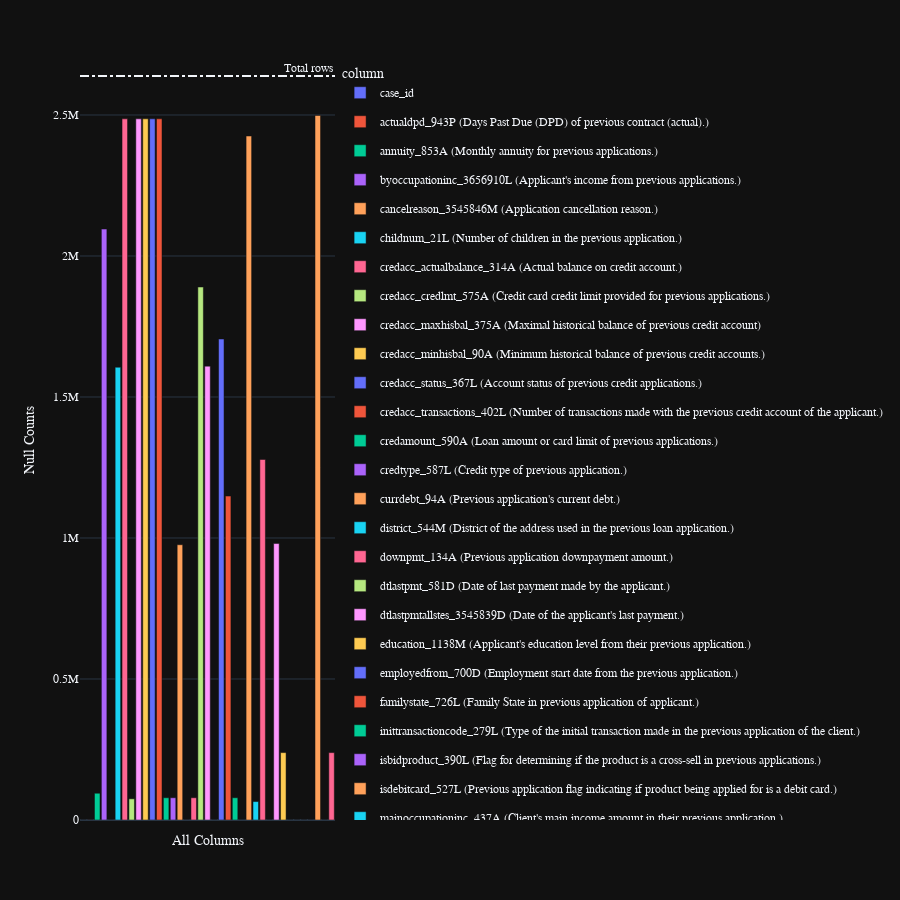

The code cell stored with this chart in its notebook:
### Code cell
display(train_applprev_2.fetch().head())
train_applprev_2.pipe(plot_nulls)

### Figure 1 — Plotly figure (JSON) as saved in the notebook; plotly's stock layout.template omitted (floating-point values rounded to 4 significant figures)
{"data": [{"alignmentgroup": "True", "customdata": [[0]], "hovertemplate": "<b>%{hovertext}</b><br><br>column=%{x}<br>column_0=%{y}<br>percent=%{customdata[0]}<extra></extra>", "hovertext": ["case_id"], "legendgroup": "case_id", "marker": {"color": "#636efa", "pattern": {"shape": ""}}, "name": "case_id", "offsetgroup": "case_id", "orientation": "v", "showlegend": true, "textposition": "auto", "type": "bar", "x": ["case_id"], "xaxis": "x", "y": [0], "yaxis": "y"}, {"alignmentgroup": "True", "customdata": [[0]], "hovertemplate": "<b>%{hovertext}</b><br><br>column=%{x}<br>column_0=%{y}<br>percent=%{customdata[0]}<extra></extra>", "hovertext": ["actualdpd_943P\n(Days Past Due (DPD) of previous contract (actual).)"], "legendgroup": "actualdpd_943P\n(Days Past Due (DPD) of previous contract (actual).)", "marker": {"color": "#EF553B", "pattern": {"shape": ""}}, "name": "actualdpd_943P\n(Days Past Due (DPD) of previous contract (actual).)", "offsetgroup": "actualdpd_943P\n(Days Past Due (DPD) of previous contract (actual).)", "orientation": "v", "showlegend": true, "textposition": "auto", "type": "bar", "x": ["actualdpd_943P\n(Days Past Due (DPD) of previous contract (actual).)"], "xaxis": "x", "y": [266], "yaxis": "y"}, {"alignmentgroup": "True", "customdata": [[0.04]], "hovertemplate": "<b>%{hovertext}</b><br><br>column=%{x}<br>column_0=%{y}<br>percent=%{customdata[0]}<extra></extra>", "hovertext": ["annuity_853A\n(Monthly annuity for previous applications.)"], "legendgroup": "annuity_853A\n(Monthly annuity for previous applications.)", "marker": {"color": "#00cc96", "pattern": {"shape": ""}}, "name": "annuity_853A\n(Monthly annuity for previous applications.)", "offsetgroup": "annuity_853A\n(Monthly annuity for previous applications.)", "orientation": "v", "showlegend": true, "textposition": "auto", "type": "bar", "x": ["annuity_853A\n(Monthly annuity for previous applications.)"], "xaxis": "x", "y": [94885], "yaxis": "y"}, {"alignmentgroup": "True", "customdata": [[0.79]], "hovertemplate": "<b>%{hovertext}</b><br><br>column=%{x}<br>column_0=%{y}<br>percent=%{customdata[0]}<extra></extra>", "hovertext": ["byoccupationinc_3656910L\n(Applicant's income from previous applications.)"], "legendgroup": "byoccupationinc_3656910L\n(Applicant's income from previous applications.)", "marker": {"color": "#ab63fa", "pattern": {"shape": ""}}, "name": "byoccupationinc_3656910L\n(Applicant's income from previous applications.)", "offsetgroup": "byoccupationinc_3656910L\n(Applicant's income from previous applications.)", "orientation": "v", "showlegend": true, "textposition": "auto", "type": "bar", "x": ["byoccupationinc_3656910L\n(Applicant's income from previous applications.)"], "xaxis": "x", "y": [2095507], "yaxis": "y"}, {"alignmentgroup": "True", "customdata": [[0]], "hovertemplate": "<b>%{hovertext}</b><br><br>column=%{x}<br>column_0=%{y}<br>percent=%{customdata[0]}<extra></extra>", "hovertext": ["cancelreason_3545846M\n(Application cancellation reason.)"], "legendgroup": "cancelreason_3545846M\n(Application cancellation reason.)", "marker": {"color": "#FFA15A", "pattern": {"shape": ""}}, "name": "cancelreason_3545846M\n(Application cancellation reason.)", "offsetgroup": "cancelreason_3545846M\n(Application cancellation reason.)", "orientation": "v", "showlegend": true, "textposition": "auto", "type": "bar", "x": ["cancelreason_3545846M\n(Application cancellation reason.)"], "xaxis": "x", "y": [0], "yaxis": "y"}, {"alignmentgroup": "True", "customdata": [[0.61]], "hovertemplate": "<b>%{hovertext}</b><br><br>column=%{x}<br>column_0=%{y}<br>percent=%{customdata[0]}<extra></extra>", "hovertext": ["childnum_21L\n(Number of children in the previous application.)"], "legendgroup": "childnum_21L\n(Number of children in the previous application.)", "marker": {"color": "#19d3f3", "pattern": {"shape": ""}}, "name": "childnum_21L\n(Number of children in the previous application.)", "offsetgroup": "childnum_21L\n(Number of children in the previous application.)", "orientation": "v", "showlegend": true, "textposition": "auto", "type": "bar", "x": ["childnum_21L\n(Number of children in the previous application.)"], "xaxis": "x", "y": [1605531], "yaxis": "y"}, {"alignmentgroup": "True", "customdata": [[0.94]], "hovertemplate": "<b>%{hovertext}</b><br><br>column=%{x}<br>column_0=%{y}<br>percent=%{customdata[0]}<extra></extra>", "hovertext": ["credacc_actualbalance_314A\n(Actual balance on credit account.)"], "legendgroup": "credacc_actualbalance_314A\n(Actual balance on credit account.)", "marker": {"color": "#FF6692", "pattern": {"shape": ""}}, "name": "credacc_actualbalance_314A\n(Actual balance on credit account.)", "offsetgroup": "credacc_actualbalance_314A\n(Actual balance on credit account.)", "orientation": "v", "showlegend": true, "textposition": "auto", "type": "bar", "x": ["credacc_actualbalance_314A\n(Actual balance on credit account.)"], "xaxis": "x", "y": [2486439], "yaxis": "y"}, {"alignmentgroup": "True", "customdata": [[0.03]], "hovertemplate": "<b>%{hovertext}</b><br><br>column=%{x}<br>column_0=%{y}<br>percent=%{customdata[0]}<extra></extra>", "hovertext": ["credacc_credlmt_575A\n(Credit card credit limit provided for previous applications.)"], "legendgroup": "credacc_credlmt_575A\n(Credit card credit limit provided for previous applications.)", "marker": {"color": "#B6E880", "pattern": {"shape": ""}}, "name": "credacc_credlmt_575A\n(Credit card credit limit provided for previous applications.)", "offsetgroup": "credacc_credlmt_575A\n(Credit card credit limit provided for previous applications.)", "orientation": "v", "showlegend": true, "textposition": "auto", "type": "bar", "x": ["credacc_credlmt_575A\n(Credit card credit limit provided for previous applications.)"], "xaxis": "x", "y": [75062], "yaxis": "y"}, {"alignmentgroup": "True", "customdata": [[0.94]], "hovertemplate": "<b>%{hovertext}</b><br><br>column=%{x}<br>column_0=%{y}<br>percent=%{customdata[0]}<extra></extra>", "hovertext": ["credacc_maxhisbal_375A\n(Maximal historical balance of previous credit account)"], "legendgroup": "credacc_maxhisbal_375A\n(Maximal historical balance of previous credit account)", "marker": {"color": "#FF97FF", "pattern": {"shape": ""}}, "name": "credacc_maxhisbal_375A\n(Maximal historical balance of previous credit account)", "offsetgroup": "credacc_maxhisbal_375A\n(Maximal historical balance of previous credit account)", "orientation": "v", "showlegend": true, "textposition": "auto", "type": "bar", "x": ["credacc_maxhisbal_375A\n(Maximal historical balance of previous credit account)"], "xaxis": "x", "y": [2486439], "yaxis": "y"}, {"alignmentgroup": "True", "customdata": [[0.94]], "hovertemplate": "<b>%{hovertext}</b><br><br>column=%{x}<br>column_0=%{y}<br>percent=%{customdata[0]}<extra></extra>", "hovertext": ["credacc_minhisbal_90A\n(Minimum historical balance of previous credit accounts.)"], "legendgroup": "credacc_minhisbal_90A\n(Minimum historical balance of previous credit accounts.)", "marker": {"color": "#FECB52", "pattern": {"shape": ""}}, "name": "credacc_minhisbal_90A\n(Minimum historical balance of previous credit accounts.)", "offsetgroup": "credacc_minhisbal_90A\n(Minimum historical balance of previous credit accounts.)", "orientation": "v", "showlegend": true, "textposition": "auto", "type": "bar", "x": ["credacc_minhisbal_90A\n(Minimum historical balance of previous credit accounts.)"], "xaxis": "x", "y": [2486439], "yaxis": "y"}, {"alignmentgroup": "True", "customdata": [[0.94]], "hovertemplate": "<b>%{hovertext}</b><br><br>column=%{x}<br>column_0=%{y}<br>percent=%{customdata[0]}<extra></extra>", "hovertext": ["credacc_status_367L\n(Account status of previous credit applications.)"], "legendgroup": "credacc_status_367L\n(Account status of previous credit applications.)", "marker": {"color": "#636efa", "pattern": {"shape": ""}}, "name": "credacc_status_367L\n(Account status of previous credit applications.)", "offsetgroup": "credacc_status_367L\n(Account status of previous credit applications.)", "orientation": "v", "showlegend": true, "textposition": "auto", "type": "bar", "x": ["credacc_status_367L\n(Account status of previous credit applications.)"], "xaxis": "x", "y": [2486439], "yaxis": "y"}, {"alignmentgroup": "True", "customdata": [[0.94]], "hovertemplate": "<b>%{hovertext}</b><br><br>column=%{x}<br>column_0=%{y}<br>percent=%{customdata[0]}<extra></extra>", "hovertext": ["credacc_transactions_402L\n(Number of transactions made with the previous credit account of the applicant.)"], "legendgroup": "credacc_transactions_402L\n(Number of transactions made with the previous credit account of the applicant.)", "marker": {"color": "#EF553B", "pattern": {"shape": ""}}, "name": "credacc_transactions_402L\n(Number of transactions made with the previous credit account of the applicant.)", "offsetgroup": "credacc_transactions_402L\n(Number of transactions made with the previous credit account of the applicant.)", "orientation": "v", "showlegend": true, "textposition": "auto", "type": "bar", "x": ["credacc_transactions_402L\n(Number of transactions made with the previous credit account of the applicant.)"], "xaxis": "x", "y": [2486439], "yaxis": "y"}, {"alignmentgroup": "True", "customdata": [[0.03]], "hovertemplate": "<b>%{hovertext}</b><br><br>column=%{x}<br>column_0=%{y}<br>percent=%{customdata[0]}<extra></extra>", "hovertext": ["credamount_590A\n(Loan amount or card limit of previous applications.)"], "legendgroup": "credamount_590A\n(Loan amount or card limit of previous applications.)", "marker": {"color": "#00cc96", "pattern": {"shape": ""}}, "name": "credamount_590A\n(Loan amount or card limit of previous applications.)", "offsetgroup": "credamount_590A\n(Loan amount or card limit of previous applications.)", "orientation": "v", "showlegend": true, "textposition": "auto", "type": "bar", "x": ["credamount_590A\n(Loan amount or card limit of previous applications.)"], "xaxis": "x", "y": [78869], "yaxis": "y"}, {"alignmentgroup": "True", "customdata": [[0.03]], "hovertemplate": "<b>%{hovertext}</b><br><br>column=%{x}<br>column_0=%{y}<br>percent=%{customdata[0]}<extra></extra>", "hovertext": ["credtype_587L\n(Credit type of previous application.)"], "legendgroup": "credtype_587L\n(Credit type of previous application.)", "marker": {"color": "#ab63fa", "pattern": {"shape": ""}}, "name": "credtype_587L\n(Credit type of previous application.)", "offsetgroup": "credtype_587L\n(Credit type of previous application.)", "orientation": "v", "showlegend": true, "textposition": "auto", "type": "bar", "x": ["credtype_587L\n(Credit type of previous application.)"], "xaxis": "x", "y": [78869], "yaxis": "y"}, {"alignmentgroup": "True", "customdata": [[0.37]], "hovertemplate": "<b>%{hovertext}</b><br><br>column=%{x}<br>column_0=%{y}<br>percent=%{customdata[0]}<extra></extra>", "hovertext": ["currdebt_94A\n(Previous application's current debt.)"], "legendgroup": "currdebt_94A\n(Previous application's current debt.)", "marker": {"color": "#FFA15A", "pattern": {"shape": ""}}, "name": "currdebt_94A\n(Previous application's current debt.)", "offsetgroup": "currdebt_94A\n(Previous application's current debt.)", "orientation": "v", "showlegend": true, "textposition": "auto", "type": "bar", "x": ["currdebt_94A\n(Previous application's current debt.)"], "xaxis": "x", "y": [976135], "yaxis": "y"}, {"alignmentgroup": "True", "customdata": [[0]], "hovertemplate": "<b>%{hovertext}</b><br><br>column=%{x}<br>column_0=%{y}<br>percent=%{customdata[0]}<extra></extra>", "hovertext": ["district_544M\n(District of the address used in the previous loan application.)"], "legendgroup": "district_544M\n(District of the address used in the previous loan application.)", "marker": {"color": "#19d3f3", "pattern": {"shape": ""}}, "name": "district_544M\n(District of the address used in the previous loan application.)", "offsetgroup": "district_544M\n(District of the address used in the previous loan application.)", "orientation": "v", "showlegend": true, "textposition": "auto", "type": "bar", "x": ["district_544M\n(District of the address used in the previous loan application.)"], "xaxis": "x", "y": [0], "yaxis": "y"}, {"alignmentgroup": "True", "customdata": [[0.03]], "hovertemplate": "<b>%{hovertext}</b><br><br>column=%{x}<br>column_0=%{y}<br>percent=%{customdata[0]}<extra></extra>", "hovertext": ["downpmt_134A\n(Previous application downpayment amount.)"], "legendgroup": "downpmt_134A\n(Previous application downpayment amount.)", "marker": {"color": "#FF6692", "pattern": {"shape": ""}}, "name": "downpmt_134A\n(Previous application downpayment amount.)", "offsetgroup": "downpmt_134A\n(Previous application downpayment amount.)", "orientation": "v", "showlegend": true, "textposition": "auto", "type": "bar", "x": ["downpmt_134A\n(Previous application downpayment amount.)"], "xaxis": "x", "y": [78869], "yaxis": "y"}, {"alignmentgroup": "True", "customdata": [[0.72]], "hovertemplate": "<b>%{hovertext}</b><br><br>column=%{x}<br>column_0=%{y}<br>percent=%{customdata[0]}<extra></extra>", "hovertext": ["dtlastpmt_581D\n(Date of last payment made by the applicant.)"], "legendgroup": "dtlastpmt_581D\n(Date of last payment made by the applicant.)", "marker": {"color": "#B6E880", "pattern": {"shape": ""}}, "name": "dtlastpmt_581D\n(Date of last payment made by the applicant.)", "offsetgroup": "dtlastpmt_581D\n(Date of last payment made by the applicant.)", "orientation": "v", "showlegend": true, "textposition": "auto", "type": "bar", "x": ["dtlastpmt_581D\n(Date of last payment made by the applicant.)"], "xaxis": "x", "y": [1890009], "yaxis": "y"}, {"alignmentgroup": "True", "customdata": [[0.61]], "hovertemplate": "<b>%{hovertext}</b><br><br>column=%{x}<br>column_0=%{y}<br>percent=%{customdata[0]}<extra></extra>", "hovertext": ["dtlastpmtallstes_3545839D\n(Date of the applicant's last payment.)"], "legendgroup": "dtlastpmtallstes_3545839D\n(Date of the applicant's last payment.)", "marker": {"color": "#FF97FF", "pattern": {"shape": ""}}, "name": "dtlastpmtallstes_3545839D\n(Date of the applicant's last payment.)", "offsetgroup": "dtlastpmtallstes_3545839D\n(Date of the applicant's last payment.)", "orientation": "v", "showlegend": true, "textposition": "auto", "type": "bar", "x": ["dtlastpmtallstes_3545839D\n(Date of the applicant's last payment.)"], "xaxis": "x", "y": [1609466], "yaxis": "y"}, {"alignmentgroup": "True", "customdata": [[0]], "hovertemplate": "<b>%{hovertext}</b><br><br>column=%{x}<br>column_0=%{y}<br>percent=%{customdata[0]}<extra></extra>", "hovertext": ["education_1138M\n(Applicant's education level from their previous application.)"], "legendgroup": "education_1138M\n(Applicant's education level from their previous application.)", "marker": {"color": "#FECB52", "pattern": {"shape": ""}}, "name": "education_1138M\n(Applicant's education level from their previous application.)", "offsetgroup": "education_1138M\n(Applicant's education level from their previous application.)", "orientation": "v", "showlegend": true, "textposition": "auto", "type": "bar", "x": ["education_1138M\n(Applicant's education level from their previous application.)"], "xaxis": "x", "y": [0], "yaxis": "y"}, {"alignmentgroup": "True", "customdata": [[0.65]], "hovertemplate": "<b>%{hovertext}</b><br><br>column=%{x}<br>column_0=%{y}<br>percent=%{customdata[0]}<extra></extra>", "hovertext": ["employedfrom_700D\n(Employment start date from the previous application.)"], "legendgroup": "employedfrom_700D\n(Employment start date from the previous application.)", "marker": {"color": "#636efa", "pattern": {"shape": ""}}, "name": "employedfrom_700D\n(Employment start date from the previous application.)", "offsetgroup": "employedfrom_700D\n(Employment start date from the previous application.)", "orientation": "v", "showlegend": true, "textposition": "auto", "type": "bar", "x": ["employedfrom_700D\n(Employment start date from the previous application.)"], "xaxis": "x", "y": [1705609], "yaxis": "y"}, {"alignmentgroup": "True", "customdata": [[0.44]], "hovertemplate": "<b>%{hovertext}</b><br><br>column=%{x}<br>column_0=%{y}<br>percent=%{customdata[0]}<extra></extra>", "hovertext": ["familystate_726L\n(Family State in previous application of applicant.)"], "legendgroup": "familystate_726L\n(Family State in previous application of applicant.)", "marker": {"color": "#EF553B", "pattern": {"shape": ""}}, "name": "familystate_726L\n(Family State in previous application of applicant.)", "offsetgroup": "familystate_726L\n(Family State in previous application of applicant.)", "orientation": "v", "showlegend": true, "textposition": "auto", "type": "bar", "x": ["familystate_726L\n(Family State in previous application of applicant.)"], "xaxis": "x", "y": [1148691], "yaxis": "y"}, {"alignmentgroup": "True", "customdata": [[0.03]], "hovertemplate": "<b>%{hovertext}</b><br><br>column=%{x}<br>column_0=%{y}<br>percent=%{customdata[0]}<extra></extra>", "hovertext": ["inittransactioncode_279L\n(Type of the initial transaction made in the previous application of the client.)"], "legendgroup": "inittransactioncode_279L\n(Type of the initial transaction made in the previous application of the client.)", "marker": {"color": "#00cc96", "pattern": {"shape": ""}}, "name": "inittransactioncode_279L\n(Type of the initial transaction made in the previous application of the client.)", "offsetgroup": "inittransactioncode_279L\n(Type of the initial transaction made in the previous application of the client.)", "orientation": "v", "showlegend": true, "textposition": "auto", "type": "bar", "x": ["inittransactioncode_279L\n(Type of the initial transaction made in the previous application of the client.)"], "xaxis": "x", "y": [78869], "yaxis": "y"}, {"alignmentgroup": "True", "customdata": [[0]], "hovertemplate": "<b>%{hovertext}</b><br><br>column=%{x}<br>column_0=%{y}<br>percent=%{customdata[0]}<extra></extra>", "hovertext": ["isbidproduct_390L\n(Flag for determining if the product is a cross-sell in previous applications.)"], "legendgroup": "isbidproduct_390L\n(Flag for determining if the product is a cross-sell in previous applications.)", "marker": {"color": "#ab63fa", "pattern": {"shape": ""}}, "name": "isbidproduct_390L\n(Flag for determining if the product is a cross-sell in previous applications.)", "offsetgroup": "isbidproduct_390L\n(Flag for determining if the product is a cross-sell in previous applications.)", "orientation": "v", "showlegend": true, "textposition": "auto", "type": "bar", "x": ["isbidproduct_390L\n(Flag for determining if the product is a cross-sell in previous applications.)"], "xaxis": "x", "y": [31], "yaxis": "y"}, {"alignmentgroup": "True", "customdata": [[0.92]], "hovertemplate": "<b>%{hovertext}</b><br><br>column=%{x}<br>column_0=%{y}<br>percent=%{customdata[0]}<extra></extra>", "hovertext": ["isdebitcard_527L\n(Previous application flag indicating if product being applied for is a debit card.)"], "legendgroup": "isdebitcard_527L\n(Previous application flag indicating if product being applied for is a debit card.)", "marker": {"color": "#FFA15A", "pattern": {"shape": ""}}, "name": "isdebitcard_527L\n(Previous application flag indicating if product being applied for is a debit card.)", "offsetgroup": "isdebitcard_527L\n(Previous application flag indicating if product being applied for is a debit card.)", "orientation": "v", "showlegend": true, "textposition": "auto", "type": "bar", "x": ["isdebitcard_527L\n(Previous application flag indicating if product being applied for is a debit card.)"], "xaxis": "x", "y": [2425416], "yaxis": "y"}, {"alignmentgroup": "True", "customdata": [[0.02]], "hovertemplate": "<b>%{hovertext}</b><br><br>column=%{x}<br>column_0=%{y}<br>percent=%{customdata[0]}<extra></extra>", "hovertext": ["mainoccupationinc_437A\n(Client's main income amount in their previous application.)"], "legendgroup": "mainoccupationinc_437A\n(Client's main income amount in their previous application.)", "marker": {"color": "#19d3f3", "pattern": {"shape": ""}}, "name": "mainoccupationinc_437A\n(Client's main income amount in their previous application.)", "offsetgroup": "mainoccupationinc_437A\n(Client's main income amount in their previous application.)", "orientation": "v", "showlegend": true, "textposition": "auto", "type": "bar", "x": ["mainoccupationinc_437A\n(Client's main income amount in their previous application.)"], "xaxis": "x", "y": [65371], "yaxis": "y"}, {"alignmentgroup": "True", "customdata": [[0.48]], "hovertemplate": "<b>%{hovertext}</b><br><br>column=%{x}<br>column_0=%{y}<br>percent=%{customdata[0]}<extra></extra>", "hovertext": ["maxdpdtolerance_577P\n(Maximum DPD with tolerance (on previous application/s).)"], "legendgroup": "maxdpdtolerance_577P\n(Maximum DPD with tolerance (on previous application/s).)", "marker": {"color": "#FF6692", "pattern": {"shape": ""}}, "name": "maxdpdtolerance_577P\n(Maximum DPD with tolerance (on previous application/s).)", "offsetgroup": "maxdpdtolerance_577P\n(Maximum DPD with tolerance (on previous application/s).)", "orientation": "v", "showlegend": true, "textposition": "auto", "type": "bar", "x": ["maxdpdtolerance_577P\n(Maximum DPD with tolerance (on previous application/s).)"], "xaxis": "x", "y": [1278326], "yaxis": "y"}, {"alignmentgroup": "True", "customdata": [[0]], "hovertemplate": "<b>%{hovertext}</b><br><br>column=%{x}<br>column_0=%{y}<br>percent=%{customdata[0]}<extra></extra>", "hovertext": ["num_group1"], "legendgroup": "num_group1", "marker": {"color": "#B6E880", "pattern": {"shape": ""}}, "name": "num_group1", "offsetgroup": "num_group1", "orientation": "v", "showlegend": true, "textposition": "auto", "type": "bar", "x": ["num_group1"], "xaxis": "x", "y": [0], "yaxis": "y"}, {"alignmentgroup": "True", "customdata": [[0.37]], "hovertemplate": "<b>%{hovertext}</b><br><br>column=%{x}<br>column_0=%{y}<br>percent=%{customdata[0]}<extra></extra>", "hovertext": ["outstandingdebt_522A\n(Amount of outstanding debt on the client's previous application.)"], "legendgroup": "outstandingdebt_522A\n(Amount of outstanding debt on the client's previous application.)", "marker": {"color": "#FF97FF", "pattern": {"shape": ""}}, "name": "outstandingdebt_522A\n(Amount of outstanding debt on the client's previous application.)", "offsetgroup": "outstandingdebt_522A\n(Amount of outstanding debt on the client's previous application.)", "orientation": "v", "showlegend": true, "textposition": "auto", "type": "bar", "x": ["outstandingdebt_522A\n(Amount of outstanding debt on the client's previous application.)"], "xaxis": "x", "y": [980346], "yaxis": "y"}, {"alignmentgroup": "True", "customdata": [[0.09]], "hovertemplate": "<b>%{hovertext}</b><br><br>column=%{x}<br>column_0=%{y}<br>percent=%{customdata[0]}<extra></extra>", "hovertext": ["pmtnum_8L\n(Number of payments made for the previous application.)"], "legendgroup": "pmtnum_8L\n(Number of payments made for the previous application.)", "marker": {"color": "#FECB52", "pattern": {"shape": ""}}, "name": "pmtnum_8L\n(Number of payments made for the previous application.)", "offsetgroup": "pmtnum_8L\n(Number of payments made for the previous application.)", "orientation": "v", "showlegend": true, "textposition": "auto", "type": "bar", "x": ["pmtnum_8L\n(Number of payments made for the previous application.)"], "xaxis": "x", "y": [238987], "yaxis": "y"}, {"alignmentgroup": "True", "customdata": [[0]], "hovertemplate": "<b>%{hovertext}</b><br><br>column=%{x}<br>column_0=%{y}<br>percent=%{customdata[0]}<extra></extra>", "hovertext": ["postype_4733339M\n(Type of point of sale.)"], "legendgroup": "postype_4733339M\n(Type of point of sale.)", "marker": {"color": "#636efa", "pattern": {"shape": ""}}, "name": "postype_4733339M\n(Type of point of sale.)", "offsetgroup": "postype_4733339M\n(Type of point of sale.)", "orientation": "v", "showlegend": true, "textposition": "auto", "type": "bar", "x": ["postype_4733339M\n(Type of point of sale.)"], "xaxis": "x", "y": [0], "yaxis": "y"}, {"alignmentgroup": "True", "customdata": [[0]], "hovertemplate": "<b>%{hovertext}</b><br><br>column=%{x}<br>column_0=%{y}<br>percent=%{customdata[0]}<extra></extra>", "hovertext": ["profession_152M\n(Profession of the client during their previous loan application.)"], "legendgroup": "profession_152M\n(Profession of the client during their previous loan application.)", "marker": {"color": "#EF553B", "pattern": {"shape": ""}}, "name": "profession_152M\n(Profession of the client during their previous loan application.)", "offsetgroup": "profession_152M\n(Profession of the client during their previous loan application.)", "orientation": "v", "showlegend": true, "textposition": "auto", "type": "bar", "x": ["profession_152M\n(Profession of the client during their previous loan application.)"], "xaxis": "x", "y": [0], "yaxis": "y"}, {"alignmentgroup": "True", "customdata": [[0]], "hovertemplate": "<b>%{hovertext}</b><br><br>column=%{x}<br>column_0=%{y}<br>percent=%{customdata[0]}<extra></extra>", "hovertext": ["rejectreason_755M\n(Reason for previous application rejection.)"], "legendgroup": "rejectreason_755M\n(Reason for previous application rejection.)", "marker": {"color": "#00cc96", "pattern": {"shape": ""}}, "name": "rejectreason_755M\n(Reason for previous application rejection.)", "offsetgroup": "rejectreason_755M\n(Reason for previous application rejection.)", "orientation": "v", "showlegend": true, "textposition": "auto", "type": "bar", "x": ["rejectreason_755M\n(Reason for previous application rejection.)"], "xaxis": "x", "y": [0], "yaxis": "y"}, {"alignmentgroup": "True", "customdata": [[0]], "hovertemplate": "<b>%{hovertext}</b><br><br>column=%{x}<br>column_0=%{y}<br>percent=%{customdata[0]}<extra></extra>", "hovertext": ["rejectreasonclient_4145042M\n(Reason for rejection of the client's previous application.)"], "legendgroup": "rejectreasonclient_4145042M\n(Reason for rejection of the client's previous application.)", "marker": {"color": "#ab63fa", "pattern": {"shape": ""}}, "name": "rejectreasonclient_4145042M\n(Reason for rejection of the client's previous application.)", "offsetgroup": "rejectreasonclient_4145042M\n(Reason for rejection of the client's previous application.)", "orientation": "v", "showlegend": true, "textposition": "auto", "type": "bar", "x": ["rejectreasonclient_4145042M\n(Reason for rejection of the client's previous application.)"], "xaxis": "x", "y": [0], "yaxis": "y"}, {"alignmentgroup": "True", "customdata": [[0.95]], "hovertemplate": "<b>%{hovertext}</b><br><br>column=%{x}<br>column_0=%{y}<br>percent=%{customdata[0]}<extra></extra>", "hovertext": ["revolvingaccount_394A\n(Revolving account that was present in the applicant's previous application.)"], "legendgroup": "revolvingaccount_394A\n(Revolving account that was present in the applicant's previous application.)", "marker": {"color": "#FFA15A", "pattern": {"shape": ""}}, "name": "revolvingaccount_394A\n(Revolving account that was present in the applicant's previous application.)", "offsetgroup": "revolvingaccount_394A\n(Revolving account that was present in the applicant's previous application.)", "orientation": "v", "showlegend": true, "textposition": "auto", "type": "bar", "x": ["revolvingaccount_394A\n(Revolving account that was present in the applicant's previous application.)"], "xaxis": "x", "y": [2498196], "yaxis": "y"}, {"alignmentgroup": "True", "customdata": [[0]], "hovertemplate": "<b>%{hovertext}</b><br><br>column=%{x}<br>column_0=%{y}<br>percent=%{customdata[0]}<extra></extra>", "hovertext": ["status_219L\n(Previous application status.)"], "legendgroup": "status_219L\n(Previous application status.)", "marker": {"color": "#19d3f3", "pattern": {"shape": ""}}, "name": "status_219L\n(Previous application status.)", "offsetgroup": "status_219L\n(Previous application status.)", "orientation": "v", "showlegend": true, "textposition": "auto", "type": "bar", "x": ["status_219L\n(Previous application status.)"], "xaxis": "x", "y": [31], "yaxis": "y"}, {"alignmentgroup": "True", "customdata": [[0.09]], "hovertemplate": "<b>%{hovertext}</b><br><br>column=%{x}<br>column_0=%{y}<br>percent=%{customdata[0]}<extra></extra>", "hovertext": ["tenor_203L\n(Number of instalments in the previous application.)"], "legendgroup": "tenor_203L\n(Number of instalments in the previous application.)", "marker": {"color": "#FF6692", "pattern": {"shape": ""}}, "name": "tenor_203L\n(Number of instalments in the previous application.)", "offsetgroup": "tenor_203L\n(Number of instalments in the previous application.)", "orientation": "v", "showlegend": true, "textposition": "auto", "type": "bar", "x": ["tenor_203L\n(Number of instalments in the previous application.)"], "xaxis": "x", "y": [238987], "yaxis": "y"}], "layout": {"annotations": [{"showarrow": false, "text": "Total rows", "x": 1, "xanchor": "right", "xref": "x domain", "y": 2638295, "yanchor": "bottom", "yref": "y"}], "barmode": "relative", "height": 900, "legend": {"title": {"text": "column"}, "tracegroupgap": 10}, "margin": {"t": 60}, "shapes": [{"line": {"dash": "dashdot"}, "type": "line", "x0": 0, "x1": 1, "xref": "x domain", "y0": 2638295, "y1": 2638295, "yref": "y"}], "xaxis": {"anchor": "y", "categoryarray": ["case_id", "actualdpd_943P\n(Days Past Due (DPD) of previous contract (actual).)", "annuity_853A\n(Monthly annuity for previous applications.)", "byoccupationinc_3656910L\n(Applicant's income from previous applications.)", "cancelreason_3545846M\n(Application cancellation reason.)", "childnum_21L\n(Number of children in the previous application.)", "credacc_actualbalance_314A\n(Actual balance on credit account.)", "credacc_credlmt_575A\n(Credit card credit limit provided for previous applications.)", "credacc_maxhisbal_375A\n(Maximal historical balance of previous credit account)", "credacc_minhisbal_90A\n(Minimum historical balance of previous credit accounts.)", "credacc_status_367L\n(Account status of previous credit applications.)", "credacc_transactions_402L\n(Number of transactions made with the previous credit account of the applicant.)", "credamount_590A\n(Loan amount or card limit of previous applications.)", "credtype_587L\n(Credit type of previous application.)", "currdebt_94A\n(Previous application's current debt.)", "district_544M\n(District of the address used in the previous loan application.)", "downpmt_134A\n(Previous application downpayment amount.)", "dtlastpmt_581D\n(Date of last payment made by the applicant.)", "dtlastpmtallstes_3545839D\n(Date of the applicant's last payment.)", "education_1138M\n(Applicant's education level from their previous application.)", "employedfrom_700D\n(Employment start date from the previous application.)", "familystate_726L\n(Family State in previous application of applicant.)", "inittransactioncode_279L\n(Type of the initial transaction made in the previous application of the client.)", "isbidproduct_390L\n(Flag for determining if the product is a cross-sell in previous applications.)", "isdebitcard_527L\n(Previous application flag indicating if product being applied for is a debit card.)", "mainoccupationinc_437A\n(Client's main income amount in their previous application.)", "maxdpdtolerance_577P\n(Maximum DPD with tolerance (on previous application/s).)", "num_group1", "outstandingdebt_522A\n(Amount of outstanding debt on the client's previous application.)", "pmtnum_8L\n(Number of payments made for the previous application.)", "postype_4733339M\n(Type of point of sale.)", "profession_152M\n(Profession of the client during their previous loan application.)", "rejectreason_755M\n(Reason for previous application rejection.)", "rejectreasonclient_4145042M\n(Reason for rejection of the client's previous application.)", "revolvingaccount_394A\n(Revolving account that was present in the applicant's previous application.)", "status_219L\n(Previous application status.)", "tenor_203L\n(Number of instalments in the previous application.)"], "categoryorder": "array", "domain": [0, 1], "showticklabels": false, "title": {"text": "All Columns"}}, "yaxis": {"anchor": "x", "domain": [0, 1], "title": {"text": "Null Counts"}}}}
